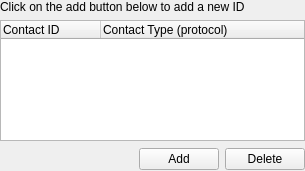
<ui version="4.0" >
 <author></author>
 <comment></comment>
 <exportmacro></exportmacro>
 <class>IMContactManager</class>
 <widget class="QWidget" name="IMContactManager" >
  <property name="geometry" >
   <rect>
    <x>0</x>
    <y>0</y>
    <width>305</width>
    <height>171</height>
   </rect>
  </property>
  <layout class="QGridLayout" >
   <property name="margin" >
    <number>0</number>
   </property>
   <property name="spacing" >
    <number>6</number>
   </property>
   <item row="2" column="0" >
    <layout class="QGridLayout" >
     <property name="margin" >
      <number>0</number>
     </property>
     <property name="spacing" >
      <number>6</number>
     </property>
     <item row="0" column="2" >
      <widget class="QPushButton" name="deleteIMContactButton" >
       <property name="text" >
        <string>Delete</string>
       </property>
       <property name="icon" >
        <iconset resource="../wengophone.qrc" >:/pics/delete.png</iconset>
       </property>
      </widget>
     </item>
     <item row="0" column="1" >
      <widget class="QPushButton" name="addIMContactButton" >
       <property name="text" >
        <string>Add</string>
       </property>
       <property name="icon" >
        <iconset resource="../wengophone.qrc" >:/pics/add.png</iconset>
       </property>
      </widget>
     </item>
     <item row="0" column="0" >
      <spacer>
       <property name="orientation" >
        <enum>Qt::Horizontal</enum>
       </property>
       <property name="sizeHint" >
        <size>
         <width>165</width>
         <height>24</height>
        </size>
       </property>
      </spacer>
     </item>
    </layout>
   </item>
   <item row="1" column="0" >
    <widget class="QTreeWidget" name="treeWidget" >
     <property name="minimumSize" >
      <size>
       <width>0</width>
       <height>70</height>
      </size>
     </property>
     <property name="rootIsDecorated" >
      <bool>false</bool>
     </property>
     <column>
      <property name="text" >
       <string>Contact ID</string>
      </property>
     </column>
     <column>
      <property name="text" >
       <string>Contact Type (protocol)</string>
      </property>
     </column>
    </widget>
   </item>
   <item row="0" column="0" >
    <widget class="QLabel" name="label" >
     <property name="text" >
      <string>Click on the add button below to add a new ID</string>
     </property>
    </widget>
   </item>
  </layout>
 </widget>
 <pixmapfunction></pixmapfunction>
 <tabstops>
  <tabstop>treeWidget</tabstop>
  <tabstop>addIMContactButton</tabstop>
  <tabstop>deleteIMContactButton</tabstop>
 </tabstops>
 <resources>
  <include location="../wengophone.qrc" />
 </resources>
 <connections/>
</ui>
